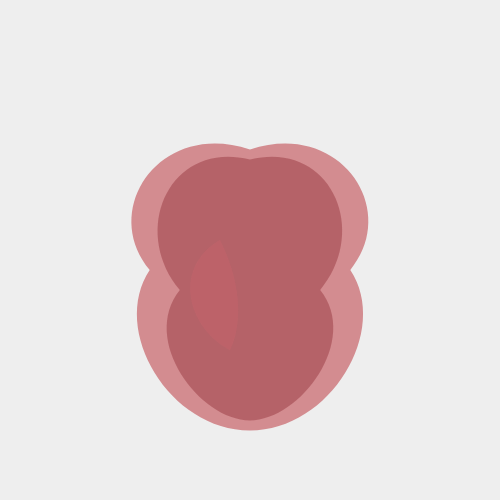
Frame 1 (no input)
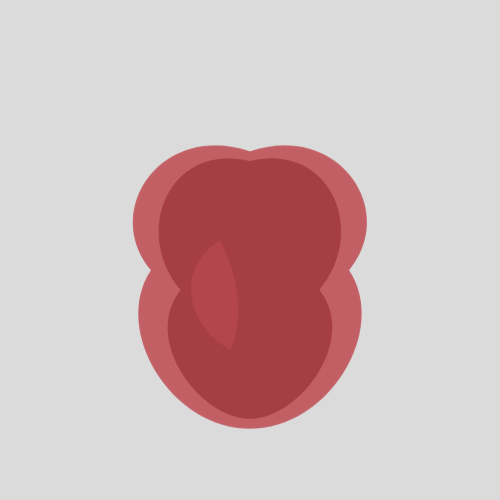
Frame 60 (no input)
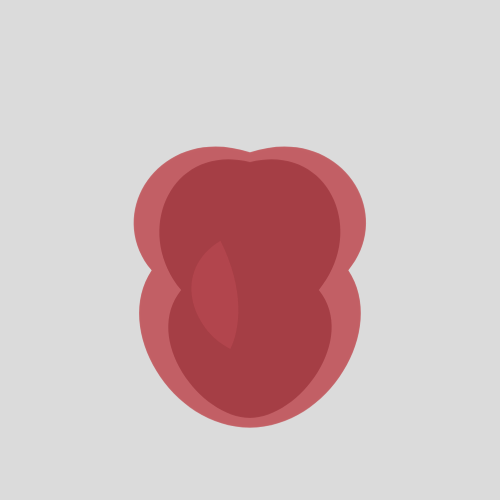
Frame 120 (the mouse pressed at the canvas centre since frame 60)

The p5.js sketch that drew these frames (run headless with seeded random() and noise() and a simulated clock; from frame 60 on, the mouse is pressed at the canvas centre):

// p5.js sketch
// ── sketch.js
let t = 0;

function setup() {
  createCanvas(500, 500);
  noStroke();
}

function draw() {
  background(220,120);

  // Heartbeat scale (subtle, organic)
  t += 0.1;
  let s = 1 + 0.03 * sin(t);  

  translate(width / 2, height / 2 + 40);
  scale(s);

  drawHeart();
}

function drawHeart() {
  // Base color
  fill(180, 30, 40,120);

  // Main heart shape (anatomical-ish)
  beginShape();
  vertex(0, -140);

  // Left aorta bulge
  bezierVertex(-90, -170, -150, -80, -100, -20);

  // Left body
  bezierVertex(-140, 40, -80, 140, 0, 140);

  // Right body
  bezierVertex(80, 140, 140, 40, 100, -20);

  // Right aorta bulge
  bezierVertex(150, -80, 90, -170, 0, -140);
  endShape(CLOSE);

  // Shading (darker edges)
  fill(120, 10, 20, 80,);
  beginShape();
  vertex(0, -130);
  bezierVertex(-80, -150, -120, -60, -70, 0);
  bezierVertex(-110, 50, -50, 130, 0, 130);
  bezierVertex(50, 130, 110, 50, 70, 0);
  bezierVertex(120, -60, 80, -150, 0, -130);
  endShape(CLOSE);

  // Highlight
  fill(255, 100, 120, 30,);
  beginShape();
  vertex(-30, -50);
  bezierVertex(-80, -20, -60, 40, -20, 60);
  bezierVertex(-10, 40, -5, 0, -30, -50);
  endShape(CLOSE);
}
